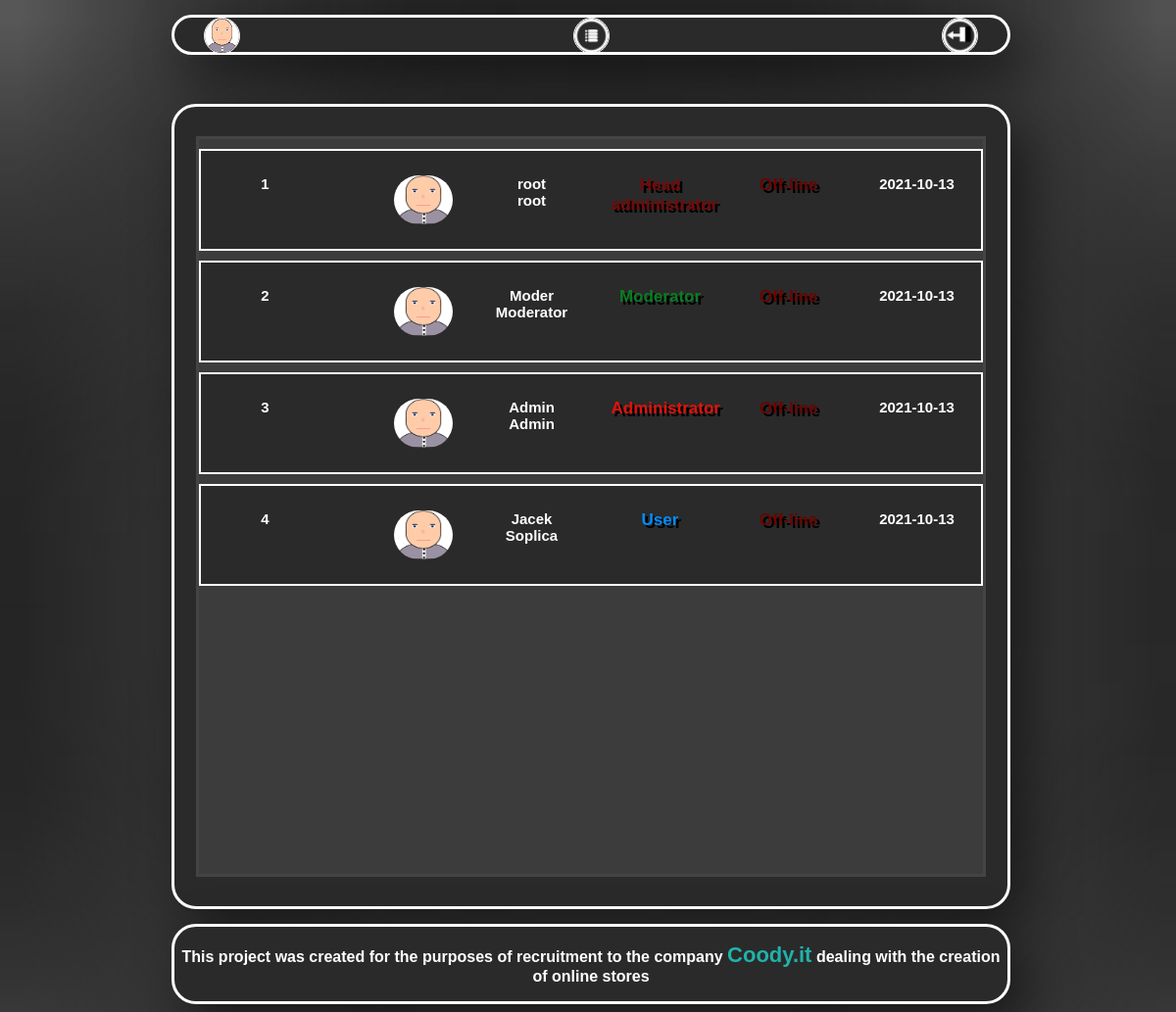
Before: /user_list_side.php (signed in) with the older database file.
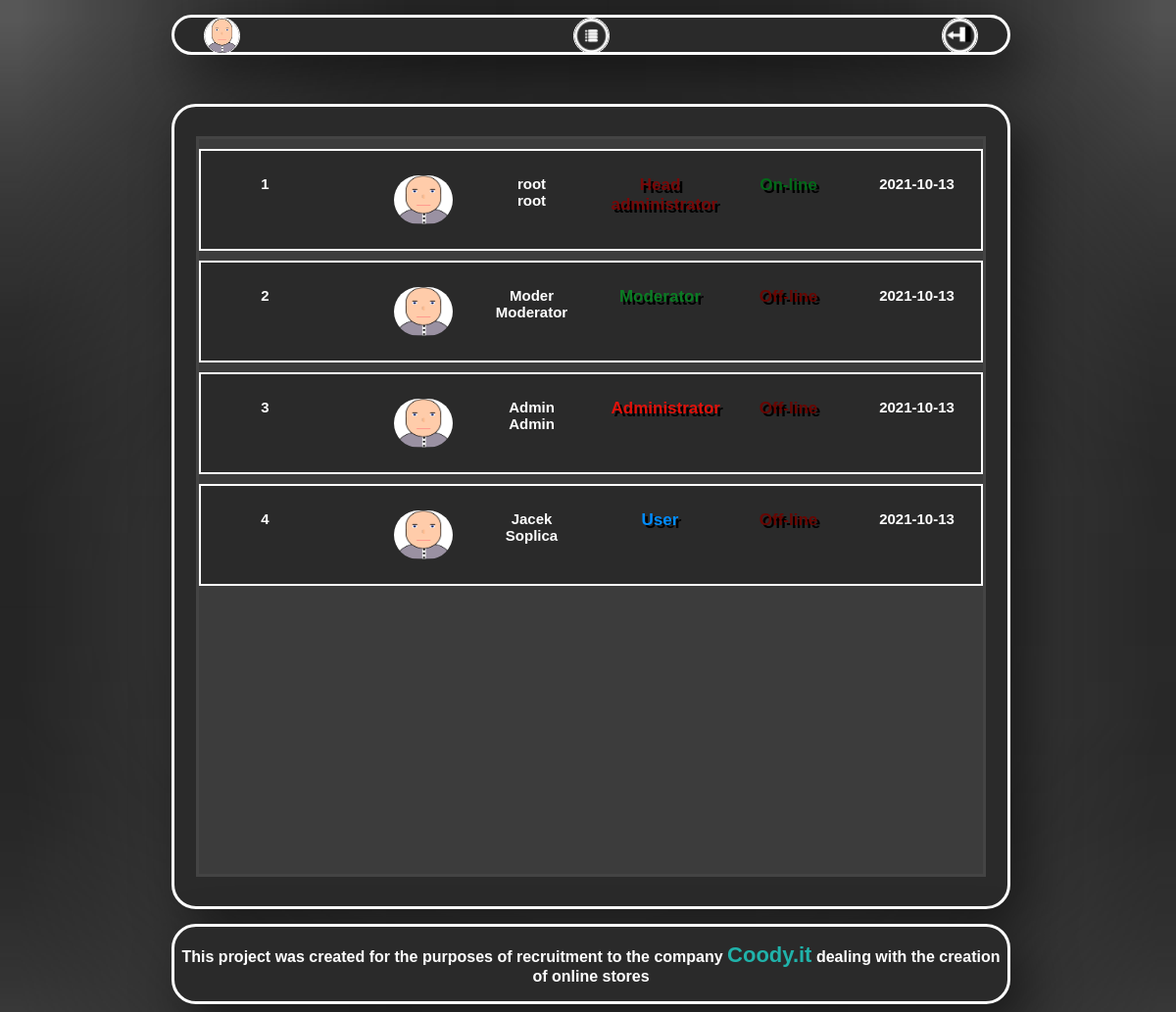
After: the same page with the newer database file.
### tables this page shows
CREATE TABLE `users_db` (
  `ID` int(11) NOT NULL,
  `Name` varchar(24) NOT NULL,
  `Surname` varchar(24) NOT NULL,
  `Email` varchar(30) NOT NULL,
  `Password` varchar(24) NOT NULL,
  `Join_Date` date NOT NULL DEFAULT current_timestamp(),
  `Images_url` text NOT NULL,
  `Online` int(11) NOT NULL
);

### user_list_side.php (the view, shortened to what the changed rows need)
<!DOCTYPE html>
<html lang="pl">
    <head>
        <link href="user_list_style.css?<?=filemtime("user_list_style.css")?>" rel="stylesheet" type="text/css" />
    </head>
    <body>
        <div id="contener">
            <div id="main">
                <div id="contener_for_list">
                    <?php
                          require_once "connect_mysql.php";
                          $listuser = [];
                          $db = @mysqli_connect($host , $username, $userpassword, $namedb);
                          if(!$db)
                              echo '<br><div id="error_contener"> Warning: Database not connected!</div><br>';
                          else
                          {
                            $sql = "SELECT * FROM users_db";
                            if($result = $db->query($sql))
                            {
                                $user_number = $result->num_rows;
                                if($user_number >=1)
                                {
                                    foreach ($result as $item) {
                                        $listuser[$item['ID']] =  $item;
                                        $uemail =  $item['Email'];
                                        $rsql = "SELECT * FROM admins_db WHERE Email='$uemail'";
                                        if($rangresult = $db->query($rsql))
                                        {
                                            $admins_number = $rangresult->num_rows;
                                            if($admins_number ==1)
                                            {
                                                $data = $rangresult->fetch_assoc();
                                                $listuser[$item['ID']]['Rangs'] = $data['Rang_strong'];
                                            }
                                            else
                                                $listuser[$item['ID']]['Rangs'] =0;
                                        }
                                    }
                                }
                            }
                          }
                          foreach ($listuser as $item) {
                            echo '<div id="contener_list">';
                            echo '<div id="user_id_contener">';
                                echo  '<label id="id_label">'.$item['ID'].'</label>';
                            echo '</div>';
                            echo '<div id="user_image_contener">';
                            if(!empty($item['Images_url']))
                                $srcim = "User_profils\\". $item['ID']."\\" . $item['Images_url'];
                            else
                                $srcim = 'User_profils\default_profil\default.png';
                            $s = "'User-".$item['ID']."'";
                            echo '<form  name="'.$s.'" id="user_name_ticket" action="profil_user.php" method="get">';
                                echo '<input name ="image_inputs" type="image" id="image_user_in_list"  src="'.$srcim.'" alt="Submit Form"/>';
                            echo '</form>';
                            echo '</div>';
                            echo '<div id="user_name_contener">';
                                $d = "'User-".$item['ID']."'";
                                echo '<form  name='.$d.' id="user_name_ticket" action="profil_user.php" method="get">';
                                    echo '<a id = "name_surname_label" onclick="document.forms['.$d.'].submit();">'.$item['Name'].'<br>'.$item['Surname'].'</a>';
                                echo '</form>';
                            echo '</div>';
                            echo '<div id="user_rang_contener">';
                                if($item['Rangs'] == 3)
                                    echo  '<label id="rang_style_headadmin">Head administrator</label>';
                            echo '</div>';
                            echo '<div id="user_status_contener">';
                                if($item['Online'] == 1)
                                    echo '<label id="user_online">On-line</label>';
                                else
                                    echo '<label id="user_offline">Off-line</label>';
                            echo '</div>';
                            echo '<div id="user_joindate_contener">';
                                echo '<label  id="join_date_label">'.$item['Join_Date'].'</label>';
                            echo '</div> ';
                        echo '</div>';
                        }
                    ?>
                </div>
            </div>
        </div>
    </body>
</html>

Changed rows visible on the page:
changed users_db "root": Online "Off-line" → "On-line"
